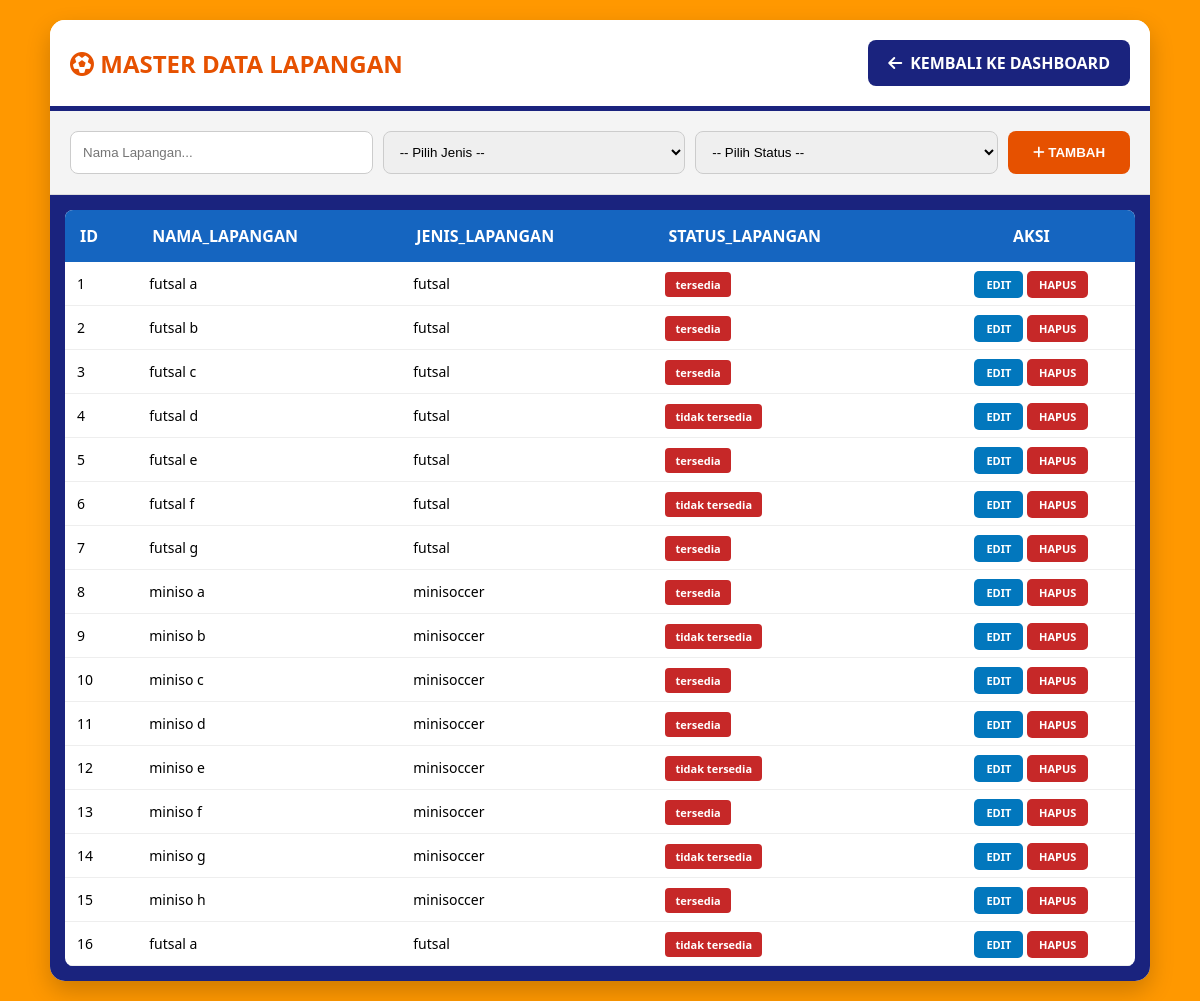
Screenshot of /master/jadwal.php with the database file from the repository.
### tables this page shows
CREATE TABLE `lapangan` (
  `id` int(11) NOT NULL,
  `nama_lapangan` varchar(100) DEFAULT NULL,
  `jenis_lapangan` varchar(50) DEFAULT NULL,
  `status_lapangan` varchar(50) DEFAULT NULL
);

### master/jadwal.php (the view, shortened to what this page needs)
<?php
$koneksi = mysqli_connect("localhost", "root", "", "db_futsal");
$cek = mysqli_query($koneksi, "SELECT * FROM lapangan LIMIT 1");
$info = mysqli_fetch_field($cek);
$pk = $info->name;
$data_e = null;
?>
<!DOCTYPE html>
<html>
<head>
    <link rel="stylesheet" href="https://cdnjs.cloudflare.com/ajax/libs/font-awesome/6.0.0/css/all.min.css">
</head>
<body>
<div class="card">
    <div class="header">
        <h2 style="margin:0; color:#e65100;"><i class="fas fa-futbol"></i> MASTER DATA LAPANGAN</h2>
        <a href="../index.php" class="btn-back"><i class="fas fa-arrow-left"></i> KEMBALI KE DASHBOARD</a>
    </div>
    <div class="form-area">
        <form method="POST">
            <div class="input-grid">
                <?php
                $fields = mysqli_fetch_fields($cek);
                foreach($fields as $f){
                    if($f->name != $pk){
                        $val = $data_e ? $data_e[$f->name] : "";
                        if(strpos($f->name, 'jenis') !== false){
                            echo "<select name='$f->name' required>";
                            echo "<option value=''>-- Pilih Jenis --</option>";
                            echo "</select>";
                        }
                        elseif(strpos($f->name, 'status') !== false){
                            echo "<select name='$f->name' required>";
                            echo "<option value=''>-- Pilih Status --</option>";
                            echo "</select>";
                        }
                        else {
                            echo "<input type='text' name='$f->name' placeholder='Nama Lapangan...' value='$val' required>";
                        }
                    }
                }
                ?>
                <button type="submit" name="simpan" class="btn-simpan">
                    <i class="fas fa-plus"></i> <?php echo $data_e ? "UPDATE" : "TAMBAH"; ?>
                </button>
            </div>
        </form>
    </div>
    <div class="table-area">
        <table>
            <thead>
                <tr>
                    <?php foreach($fields as $f) { echo "<th>".strtoupper($f->name)."</th>"; } ?>
                    <th style="text-align:center;">AKSI</th>
                </tr>
            </thead>
            <tbody>
                <?php
                $res = mysqli_query($koneksi, "SELECT * FROM lapangan");
                while($row = mysqli_fetch_assoc($res)){
                    echo "<tr>";
                    foreach($fields as $f) {
                        $isi = $row[$f->name];
                        if(strpos($f->name, 'status') !== false){
                            $bg = ($isi == 'TERSEDIA') ? '#2e7d32' : '#c62828';
                            echo "<td><span class='badge' style='background:$bg'>$isi</span></td>";
                        } else {
                            echo "<td>".$isi."</td>";
                        }
                    }
                    ?>
                    <td align="center">
                        <a href="?edit=<?php echo $row[$pk]; ?>" class="btn-aksi" style="background:#0277bd;">EDIT</a>
                        <a href="?hapus=<?php echo $row[$pk]; ?>" class="btn-aksi" style="background:#c62828;" onclick="return confirm('Hapus lapangan ini?')">HAPUS</a>
                    </td>
                    <?php echo "</tr>";
                } ?>
            </tbody>
        </table>
    </div>
</div>
</body>
</html>

### master/jadwal.php (style rules this page uses)
body { font-family: 'Segoe UI', sans-serif; background: #ff9800; margin: 0; padding: 20px; }
.card { background: white; border-radius: 15px; overflow: hidden; max-width: 1100px; margin: auto; box-shadow: 0 10px 25px rgba(0,0,0,0.2); }
.header { padding: 20px; background: #fff; border-bottom: 5px solid #1a237e; display: flex; justify-content: space-between; align-items: center; }
.btn-back { background: #1a237e; color: white; padding: 12px 20px; border-radius: 8px; text-decoration: none; font-weight: bold; display: flex; align-items: center; gap: 8px; }
.form-area { padding: 20px; background: #f4f4f4; border-bottom: 1px solid #ddd; }
.input-grid { display: flex; flex-wrap: wrap; gap: 10px; }
input, select { padding: 12px; border: 1px solid #ccc; border-radius: 8px; flex: 1; min-width: 150px; }
.btn-simpan { background: #e65100; color: white; border: none; padding: 12px 25px; border-radius: 8px; font-weight: bold; cursor: pointer; }
.table-area { background: #1a237e; padding: 15px; }
table { width: 100%; border-collapse: collapse; background: white; border-radius: 8px; overflow: hidden; }
th { background: #1565c0; color: white; padding: 15px; text-align: left; }
td { padding: 12px; border-bottom: 1px solid #eee; font-size: 14px; }
.btn-aksi { padding: 6px 12px; border-radius: 5px; text-decoration: none; color: white; font-size: 11px; font-weight: bold; }
.badge { padding: 5px 10px; border-radius: 4px; font-size: 11px; font-weight: bold; color: white; }

### rows the page displays
lapangan: id "1", nama_lapangan "futsal a", jenis_lapangan "futsal", status_lapangan "tersedia"
lapangan: id "2", nama_lapangan "futsal b", jenis_lapangan "futsal", status_lapangan "tersedia"
lapangan: id "3", nama_lapangan "futsal c", jenis_lapangan "futsal", status_lapangan "tersedia"
lapangan: id "4", nama_lapangan "futsal d", jenis_lapangan "futsal", status_lapangan "tidak tersedia"
lapangan: id "5", nama_lapangan "futsal e", jenis_lapangan "futsal", status_lapangan "tersedia"
lapangan: id "6", nama_lapangan "futsal f", jenis_lapangan "futsal", status_lapangan "tidak tersedia"
lapangan: id "7", nama_lapangan "futsal g", jenis_lapangan "futsal", status_lapangan "tersedia"
lapangan: id "8", nama_lapangan "miniso a", jenis_lapangan "minisoccer", status_lapangan "tersedia"
lapangan: id "9", nama_lapangan "miniso b", jenis_lapangan "minisoccer", status_lapangan "tidak tersedia"
lapangan: id "10", nama_lapangan "miniso c", jenis_lapangan "minisoccer", status_lapangan "tersedia"
lapangan: id "11", nama_lapangan "miniso d", jenis_lapangan "minisoccer", status_lapangan "tersedia"
lapangan: id "12", nama_lapangan "miniso e", jenis_lapangan "minisoccer", status_lapangan "tidak tersedia"
lapangan: id "13", nama_lapangan "miniso f", jenis_lapangan "minisoccer", status_lapangan "tersedia"
lapangan: id "14", nama_lapangan "miniso g", jenis_lapangan "minisoccer", status_lapangan "tidak tersedia"
lapangan: id "15", nama_lapangan "miniso h", jenis_lapangan "minisoccer", status_lapangan "tersedia"
lapangan: id "16", nama_lapangan "futsal a", jenis_lapangan "futsal", status_lapangan "tidak tersedia"

### other values shown
$f->name "ID"
$f->name "NAMA_LAPANGAN"
$f->name "JENIS_LAPANGAN"
$f->name "STATUS_LAPANGAN"
